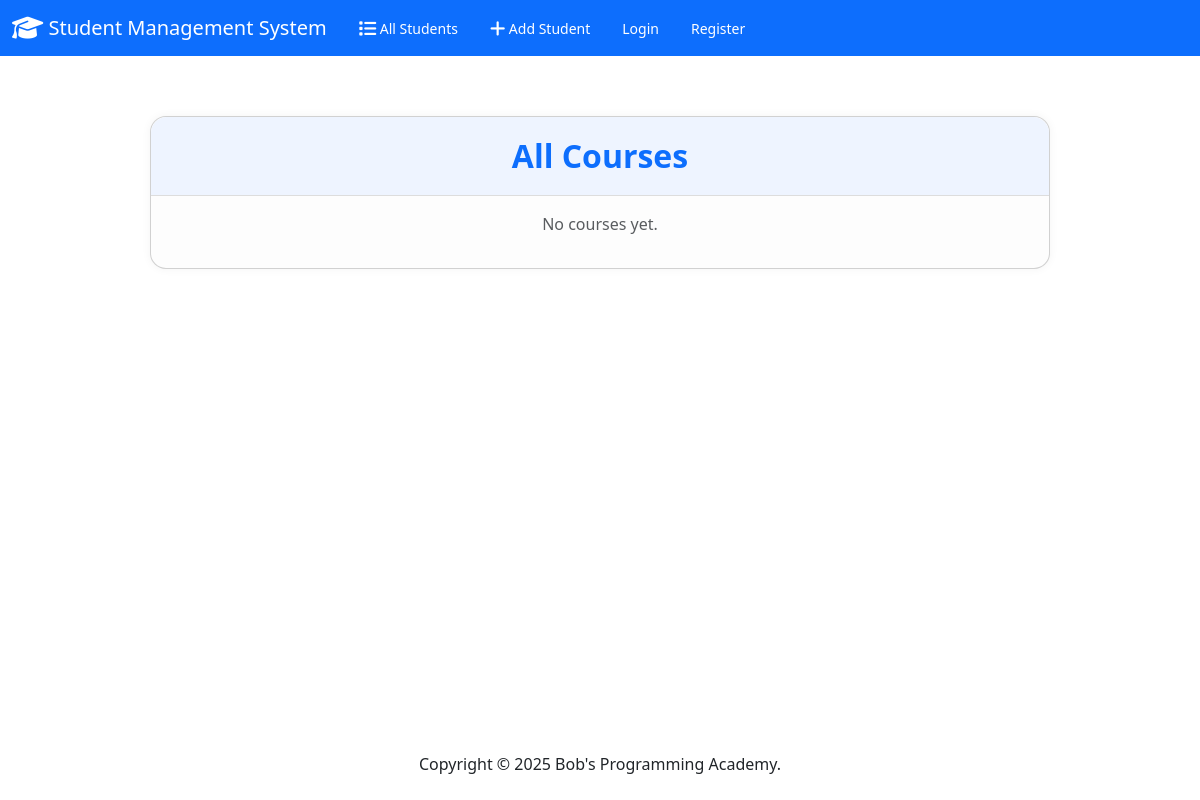
Before: /courses/ with the older database file.
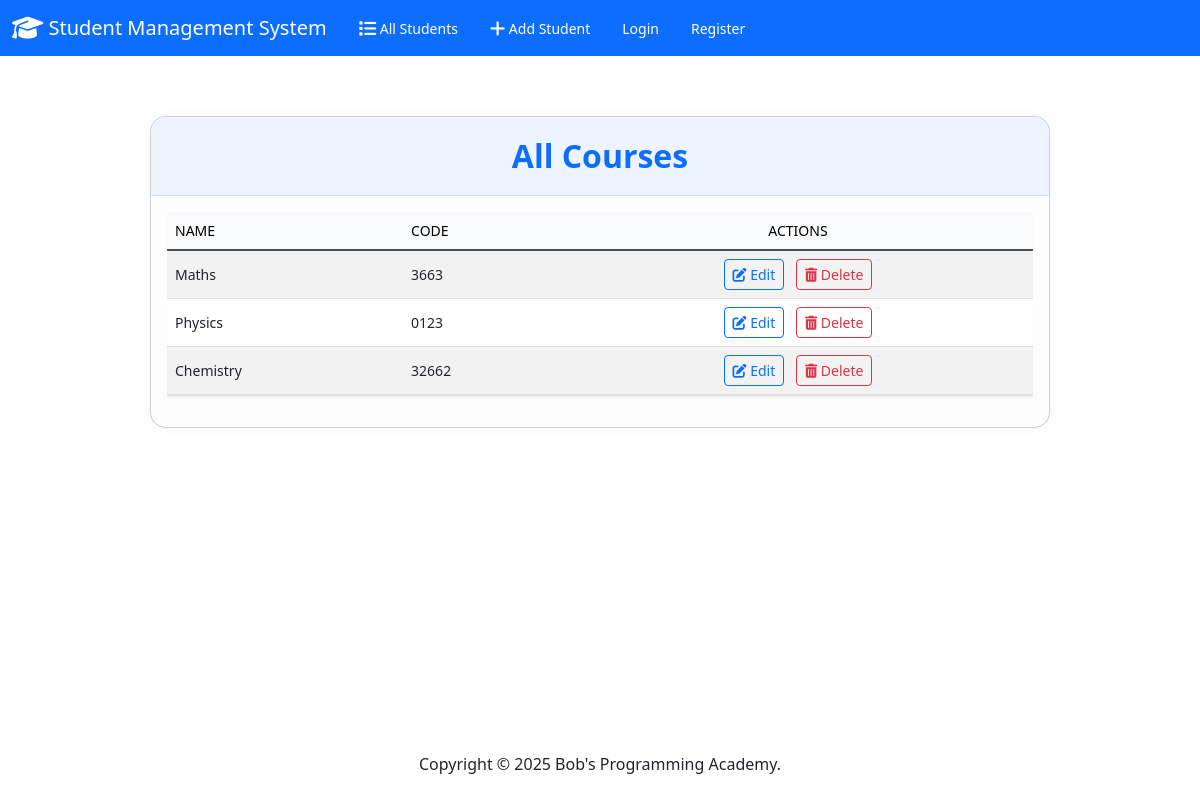
After: the same page with the newer database file.
### students/models.py (models this page shows, shortened)
class Course(models.Model):
    name = models.CharField(max_length=100)
    code = models.CharField(max_length=10)

### students/views.py (the view)
# urls.py: path('courses/', views.course_list, name='course_list'),
def course_list(request):
    return render(request, 'students/course_list.html', {
        'courses': Course.objects.all()
    })

### students/templates/students/course_list.html (shortened to what this page needs)
{% extends "students/base.html" %}
{% block body %}
<link href="https://cdn.jsdelivr.net/npm/bootstrap@5.3.0/dist/css/bootstrap.min.css" rel="stylesheet">
<link href="https://cdnjs.cloudflare.com/ajax/libs/font-awesome/6.4.0/css/all.min.css" rel="stylesheet">
<div class="container">
  <div class="card course-card">
    <div class="course-header text-center">
      <h2 class="mb-0 text-primary fw-bold">All Courses</h2>
    </div>
    <div class="card-body">
      {% if courses %}
        <div class="table-responsive">
          <table class="table table-striped align-middle">
            <thead class="table-light">
              <tr>
                <th>Name</th>
                <th>Code</th>
                <th class="text-center">Actions</th>
              </tr>
            </thead>
            <tbody>
              {% for course in courses %}
              <tr>
                <td>{{ course.name }}</td>
                <td>{{ course.code }}</td>
                <td class="text-center">
                  <a href="#" class="btn btn-sm btn-outline-primary me-2">
                    <i class="fas fa-edit"></i> Edit
                  </a>
                  <a href="#" class="btn btn-sm btn-outline-danger">
                    <i class="fas fa-trash-alt"></i> Delete
                  </a>
                </td>
              </tr>
              {% endfor %}
            </tbody>
          </table>
        </div>
      {% else %}
        <p class="text-muted text-center">No courses yet.</p>
      {% endif %}
    </div>
  </div>
</div>
{% endblock %}

Changed rows visible on the page:
added Course: name "Maths", code "3663"
added Course: name "Physics", code "0123"
added Course: name "Chemistry", code "32662"
Other visible differences:
text no longer shown: "No courses yet."
text now shown: "NAME CODE ACTIONS"
